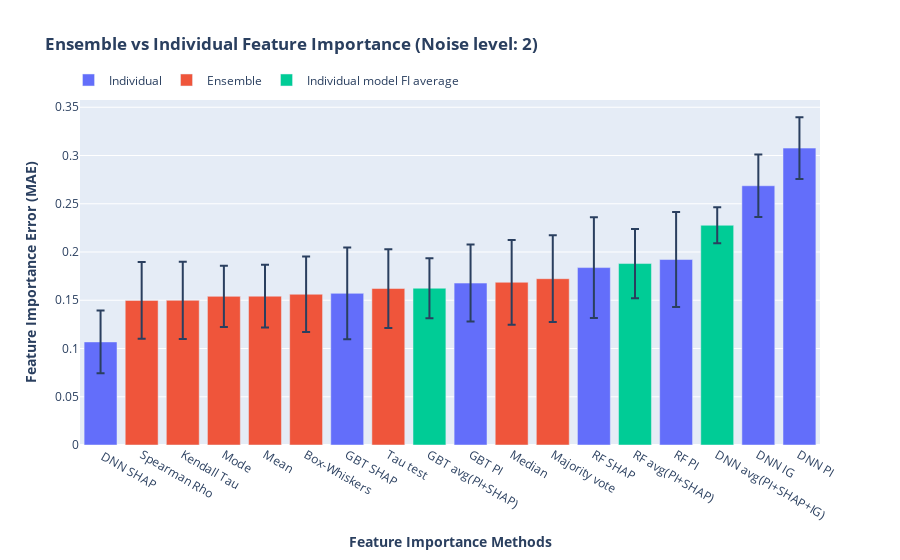

The code cell stored with this chart in its notebook:
### Code cell
level = 1
rf_noise_mean = np.array([rfsv_noise_mean[level], rfpi_noise_mean[level]]).mean()
rf_noise_std = np.sqrt(np.sum(np.square((np.array([rfsv_noise_std[level], rfpi_noise_std[level]])))))/2

gb_noise_mean = np.array([gbsv_noise_mean[level], gbpi_noise_mean[level]]).mean()
gb_noise_std = np.sqrt(np.sum(np.square((np.array([gbsv_noise_std[level], gbpi_noise_std[level]])))))/2

dnn_noise_mean = np.array([dnnsv_noise_mean[level], dnnpi_noise_mean[level], dnnig_noise_mean[level]]).mean()
dnn_noise_std = np.sqrt(np.sum(np.square((np.array([dnnsv_noise_std[level], dnnpi_noise_std[level], dnnig_noise_std[level]])))))/3

all_noise_1_median = [rfpi_noise_mean[level],gbpi_noise_mean[level],dnnpi_noise_mean[level],rfsv_noise_mean[level],gbsv_noise_mean[level],
                      dnnsv_noise_mean[level],dnnig_noise_mean[level],mean_noise_mean[level],median_noise_mean[level],mode_noise_mean[level],
                      box_noise_mean[level],tau_noise_mean[level],maj_noise_mean[level],kendall_noise_mean[level],spearman_noise_mean[level],
                      rf_noise_mean,gb_noise_mean,dnn_noise_mean]


all_noise_1_std = [rfpi_noise_std[level],gbpi_noise_std[level],dnnpi_noise_std[level],rfsv_noise_std[level],gbsv_noise_std[level],
                   dnnsv_noise_std[level],dnnig_noise_std[level],mean_noise_std[level],median_noise_std[level],mode_noise_std[level],
                   box_noise_std[level],tau_noise_std[level],maj_noise_std[level],kendall_noise_std[level],spearman_noise_std[level],
                   rf_noise_std,gb_noise_std,dnn_noise_std]


cols = all_cols_name[4:]
np_ens_or_indi = np.array(['Individual','Individual','Individual','Individual','Individual','Individual','Individual',
                        'Ensemble','Ensemble','Ensemble','Ensemble','Ensemble','Ensemble','Ensemble','Ensemble',
                        "Individual model FI average", "Individual model FI average",
                        "Individual model FI average"])


np_all_noise_median = np.array(all_noise_1_median)
np_all_noise_std = np.array(all_noise_1_std)
np_noise_cols = np.array(cols[3:])
sorted_noise_idx = np.argsort(np_all_noise_median)

sorted_all_noise_median =np_all_noise_median[sorted_noise_idx]
sorted_all_noise_std = np_all_noise_std[sorted_noise_idx]
sorted_noise_cols = np_noise_cols[sorted_noise_idx]
sorted_noise_ens_or_indi = np_ens_or_indi[sorted_noise_idx]

df_noise_ens_vs_indi = pd.DataFrame({'median':sorted_all_noise_median, 'std':sorted_all_noise_std, 'ens_or_indi':sorted_noise_ens_or_indi,
                               'cols':sorted_noise_cols})


fig = px.bar(df_noise_ens_vs_indi, x='cols', y='median', color='ens_or_indi',error_y='std',
             labels={'median':'<b>Feature Importance Error (MAE)</b>', 'cols': '<b>Feature Importance Methods</b>',
                     'ens_or_indi':''}, title='<b>Ensemble vs Individual Feature Importance (Noise level: 2)</b>')
fig.update_layout(xaxis_categoryorder = 'total ascending')
fig.update_layout(legend_orientation="h")
fig.update_layout(legend=dict(x=-0.0155, y=1.1))
fig.show()

### Figure 1 — Plotly figure (JSON) as saved in the notebook; plotly's stock layout.template omitted (floating-point values rounded to 4 significant figures)
{"data": [{"alignmentgroup": "True", "error_y": {"array": [0.03246, 0.04763, 0.0399, 0.05217, 0.04933, 0.03239, 0.03199]}, "hovertemplate": "=Individual<br><b>Feature Importance Methods</b>=%{x}<br><b>Feature Importance Error (MAE)</b>=%{y}<extra></extra>", "legendgroup": "Individual", "marker": {"color": "#636efa"}, "name": "Individual", "offsetgroup": "Individual", "orientation": "v", "showlegend": true, "textposition": "auto", "type": "bar", "x": [" DNN SHAP", "GBT SHAP", "GBT PI", "RF SHAP", "RF PI", "DNN IG", "DNN PI"], "xaxis": "x", "y": [0.1068, 0.1572, 0.1678, 0.1839, 0.1922, 0.2686, 0.3076], "yaxis": "y"}, {"alignmentgroup": "True", "error_y": {"array": [0.03968, 0.04002, 0.03174, 0.03258, 0.03919, 0.0408, 0.04391, 0.04492]}, "hovertemplate": "=Ensemble<br><b>Feature Importance Methods</b>=%{x}<br><b>Feature Importance Error (MAE)</b>=%{y}<extra></extra>", "legendgroup": "Ensemble", "marker": {"color": "#EF553B"}, "name": "Ensemble", "offsetgroup": "Ensemble", "orientation": "v", "showlegend": true, "textposition": "auto", "type": "bar", "x": ["Spearman Rho", "Kendall Tau", "Mode", "Mean", "Box-Whiskers", "Tau test", "Median", "Majority vote"], "xaxis": "x", "y": [0.1498, 0.1499, 0.154, 0.1542, 0.1562, 0.1621, 0.1686, 0.1723], "yaxis": "y"}, {"alignmentgroup": "True", "error_y": {"array": [0.03107, 0.0359, 0.01864]}, "hovertemplate": "=Individual model FI average<br><b>Feature Importance Methods</b>=%{x}<br><b>Feature Importance Error (MAE)</b>=%{y}<extra></extra>", "legendgroup": "Individual model FI average", "marker": {"color": "#00cc96"}, "name": "Individual model FI average", "offsetgroup": "Individual model FI average", "orientation": "v", "showlegend": true, "textposition": "auto", "type": "bar", "x": ["GBT avg(PI+SHAP)", "RF avg(PI+SHAP)", "DNN avg(PI+SHAP+IG)"], "xaxis": "x", "y": [0.1625, 0.188, 0.2277], "yaxis": "y"}], "layout": {"barmode": "relative", "legend": {"orientation": "h", "title": {"text": ""}, "tracegroupgap": 0, "x": -0.0155, "y": 1.1}, "title": {"text": "<b>Ensemble vs Individual Feature Importance (Noise level: 2)</b>"}, "xaxis": {"anchor": "y", "categoryorder": "total ascending", "domain": [0, 1], "title": {"text": "<b>Feature Importance Methods</b>"}}, "yaxis": {"anchor": "x", "domain": [0, 1], "title": {"text": "<b>Feature Importance Error (MAE)</b>"}}}}
